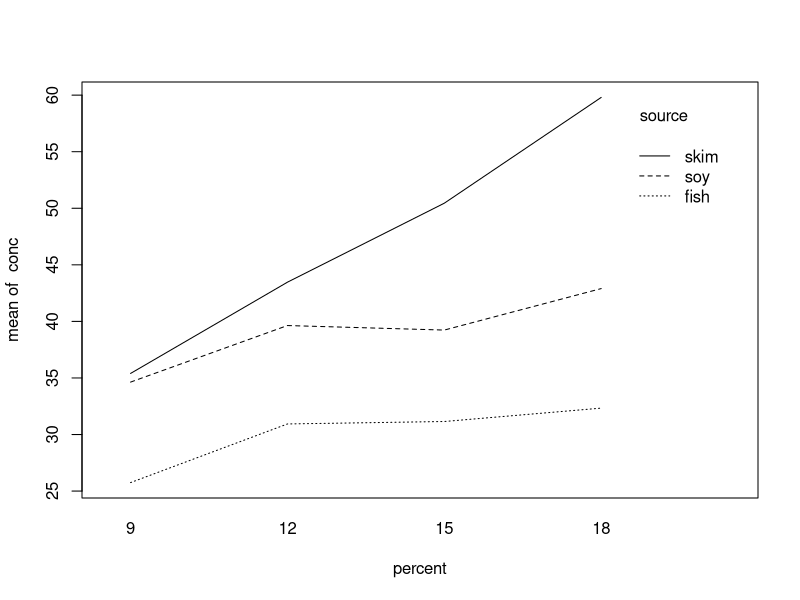

This chart was generated by the following R code:
## ---- chunk 1
knitr::opts_chunk$set(echo = TRUE)
## ---- chunk 2
rm(list=ls())
library(emmeans)
library(tidyverse)
pigs
## ---- chunk 3
with(pigs, interaction.plot(percent, source, conc))
pigs%>%group_by(percent)%>%summarise(marginalmean=mean(conc))
pigs%>%group_by(percent, source)%>%summarise(mean(conc))
## ---- chunk 4
lm1=lm(conc ~ source + factor(percent), data = pigs)
summary(lm1)


## ---- chunk 5
lsm=emmeans(lm1, specs = "source")
lsm
pairs(lsm)
